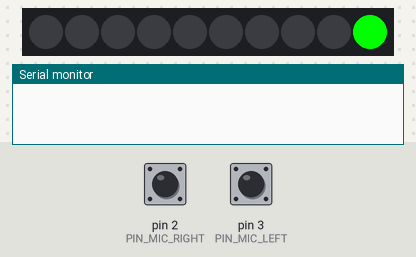
Simulated run of this sketch. Board: Arduino Uno, built with avr-gcc and run on an emulated ATmega328P. On the bench: 10 RGB LEDs in strip order, left to right, the last lines printed to the serial monitor. Inputs (shaded band) come from the test bench; at power-on: pin 3 (PIN_MIC_LEFT) LOW, pin 2 (PIN_MIC_RIGHT) LOW.

Above: at 0.6 s.
At 1.18 s:
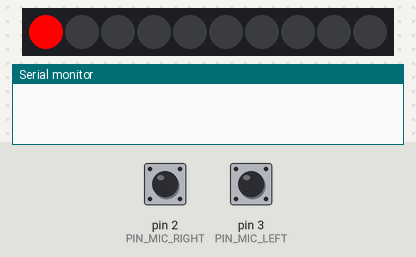
2.5 s: pin 3 (PIN_MIC_LEFT) pulled HIGH for 0.15 s
At 4.6 s:
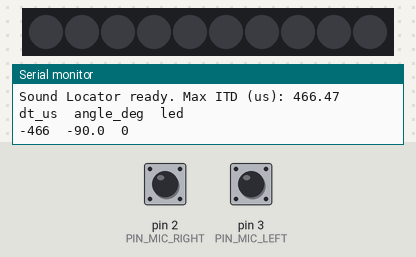
Timing chart, 0 to 6.1 s (numbered marks = the images above; inputs shaded):
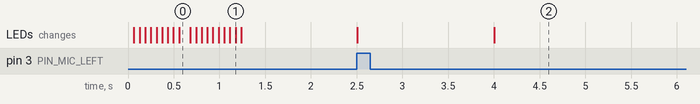

The sketch:

Challenge02_.ino
```cpp
#include <math.h>

// ---------------------------------------------------------------- settings --
#define LED_BAR_GROVE     1
#define LED_BAR_NEOPIXEL  2
#define LED_BAR_TYPE      LED_BAR_GROVE      // <- choose your LED bar here

const uint8_t PIN_MIC_RIGHT = 2;     // D2
const uint8_t PIN_MIC_LEFT  = 3;     // D3
const uint8_t PIN_LED_BAR   = 4;     // D4 (data)
const uint8_t PIN_LED_CLK   = 5;     // D5 (clock, Grove LED bar only)

const uint8_t NUM_LEDS      = 10;    // LEDs on the bar
const bool    REVERSE_BAR   = false; // set true if left/right appear swapped

const float   MIC_DISTANCE_M   = 0.16;   // distance between microphones
const float   SPEED_OF_SOUND   = 343.0;  // m/s at ~20 C
const long    DT_OFFSET_US     = 0;      // calibration offset (see header)

// Edge produced by the sound module when it hears a sound.
// Most KY-038 / KY-037 / LM393 modules: RISING. Some modules: FALLING.
const int     TRIGGER_EDGE     = RISING;

const unsigned long WAIT_SECOND_US = 2000;  // max wait for the 2nd mic
const unsigned long REARM_MS       = 120;   // dead time: let echoes/ringing die out
const unsigned long HOLD_MS        = 1500;  // how long the LED stays on
const bool    ONE_MIC_MEANS_SIDE   = true;  // only one mic triggered -> that side
const float   SMOOTHING            = 0.5;   // 0 = no smoothing, 0.9 = very smooth
const unsigned long SMOOTH_WINDOW_MS = 400; // events closer than this are smoothed

// ------------------------------------------------------------- LED bar code --
#if LED_BAR_TYPE == LED_BAR_GROVE
  #include <Grove_LED_Bar.h>
  // Grove_LED_Bar(clockPin, dataPin, greenToRed)
  Grove_LED_Bar bar(PIN_LED_CLK, PIN_LED_BAR, 0);
#else
  #include <Adafruit_NeoPixel.h>
  Adafruit_NeoPixel strip(NUM_LEDS, PIN_LED_BAR, NEO_GRB + NEO_KHZ800);
#endif

void barBegin() {
#if LED_BAR_TYPE == LED_BAR_GROVE
  bar.begin();
  bar.setBits(0);
#else
  strip.begin();
  strip.setBrightness(60);
  strip.clear();
  strip.show();
#endif
}

// Light one LED (index 0 = left-most). index < 0 switches everything off.
void barShow(int index) {
  if (index >= 0 && REVERSE_BAR) index = NUM_LEDS - 1 - index;
// #if LED_BAR_TYPE == LED_BAR_GROVE
  bar.setBits(index < 0 ? 0 : (1u << index));

}

// Start-up animation: sweep left -> right so the user learns the orientation
void barSweep() {
  for (int i = 0; i < NUM_LEDS; i++) { barShow(i); delay(60); }
  for (int i = NUM_LEDS - 1; i >= 0; i--) { barShow(i); delay(60); }
  barShow(-1);
}

// ------------------------------------------------------ interrupt routines --
volatile unsigned long tRight = 0, tLeft = 0;
volatile bool gotRight = false, gotLeft = false;
volatile bool armed = false;

void isrRight() { if (armed && !gotRight) { tRight = micros(); gotRight = true; } }
void isrLeft()  { if (armed && !gotLeft)  { tLeft  = micros(); gotLeft  = true; } }

void rearm() {
  noInterrupts();
  gotRight = gotLeft = false;
  armed = true;
  interrupts();
}

// ------------------------------------------------------------------- state --
const float MAX_DT_US = MIC_DISTANCE_M / SPEED_OF_SOUND * 1e6;
float smoothedAngle = 0;
unsigned long lastEventMs = 0;
unsigned long ledOnSinceMs = 0;
bool ledOn = false;

// dt = tLeft - tRight  (positive -> right mic heard it first -> source on the right)
float delayToAngle(long dt) {
  float s = (float)dt / MAX_DT_US;           // = sin(theta)
  s = constrain(s, -1.0, 1.0);
  return asin(s) * 180.0 / PI;               // -90 (left) .. +90 (right)
}

int angleToLed(float angle) {
  // linear in angle: -90 -> 0 , +90 -> NUM_LEDS-1
  float pos = (angle + 90.0) / 180.0 * (NUM_LEDS - 1);
  return constrain((int)lround(pos), 0, NUM_LEDS - 1);
}

// ------------------------------------------------------------------- setup --
void setup() {
  Serial.begin(115200);
  pinMode(PIN_MIC_RIGHT, INPUT);
  pinMode(PIN_MIC_LEFT,  INPUT);
  barBegin();
  barSweep();

  attachInterrupt(digitalPinToInterrupt(PIN_MIC_RIGHT), isrRight, TRIGGER_EDGE);
  attachInterrupt(digitalPinToInterrupt(PIN_MIC_LEFT),  isrLeft,  TRIGGER_EDGE);

  Serial.print(F("Sound Locator ready. Max ITD (us): "));
  Serial.println(MAX_DT_US);
  Serial.println(F("dt_us\tangle_deg\tled"));
  rearm();
}

// -------------------------------------------------------------------- loop --
void loop() {
  // atomic copy of the ISR variables
  noInterrupts();
  bool r = gotRight, l = gotLeft;
  unsigned long tr = tRight, tl = tLeft;
  interrupts();

  if (r || l) {
    bool haveEvent = false;
    float angle = 0;
    long dt = 0;

    if (r && l) {                               // both mics heard the sound
      dt = (long)(tl - tr) - DT_OFFSET_US;
      if (labs(dt) <= (long)(MAX_DT_US * 1.3)) {  // reject physically impossible delays
        angle = delayToAngle(dt);
        haveEvent = true;
      }
      armed = false;
    } else {                                    // only one so far: wait a bit
      unsigned long tFirst = r ? tr : tl;
      if (micros() - tFirst > WAIT_SECOND_US) {
        if (ONE_MIC_MEANS_SIDE) {               // other ear did not hear it at all
          angle = r ? 90.0 : -90.0;
          dt = r ? (long)MAX_DT_US : -(long)MAX_DT_US;
          haveEvent = true;
        }
        armed = false;
      }
    }

    if (!armed) {
      if (haveEvent) {
        unsigned long now = millis();
        if (now - lastEventMs < SMOOTH_WINDOW_MS)
          smoothedAngle = SMOOTHING * smoothedAngle + (1.0 - SMOOTHING) * angle;
        else
          smoothedAngle = angle;
        lastEventMs = now;

        int led = angleToLed(smoothedAngle);
        barShow(led);
        ledOn = true;
        ledOnSinceMs = now;

        Serial.print(dt);            Serial.print('\t');
        Serial.print(smoothedAngle, 1); Serial.print('\t');
        Serial.println(led);
      }
      delay(REARM_MS);               // ignore echoes and module ringing
      rearm();
    }
  }

  // switch the LED off after HOLD_MS of silence
  if (ledOn && millis() - ledOnSinceMs > HOLD_MS) {
    barShow(-1);
    ledOn = false;
  }
}
```
